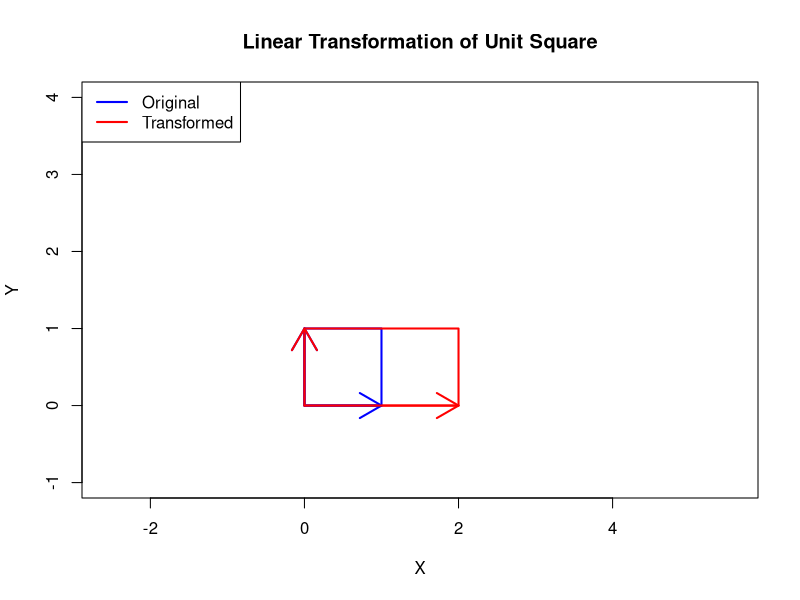
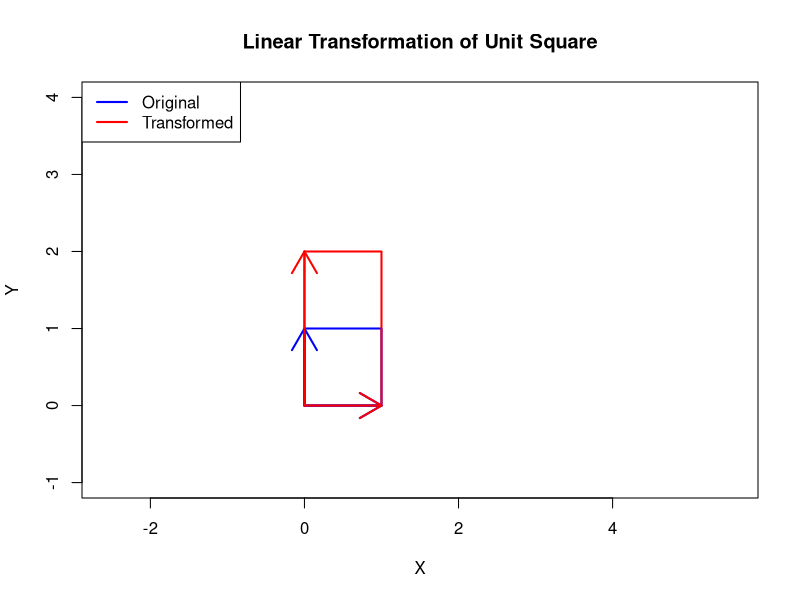
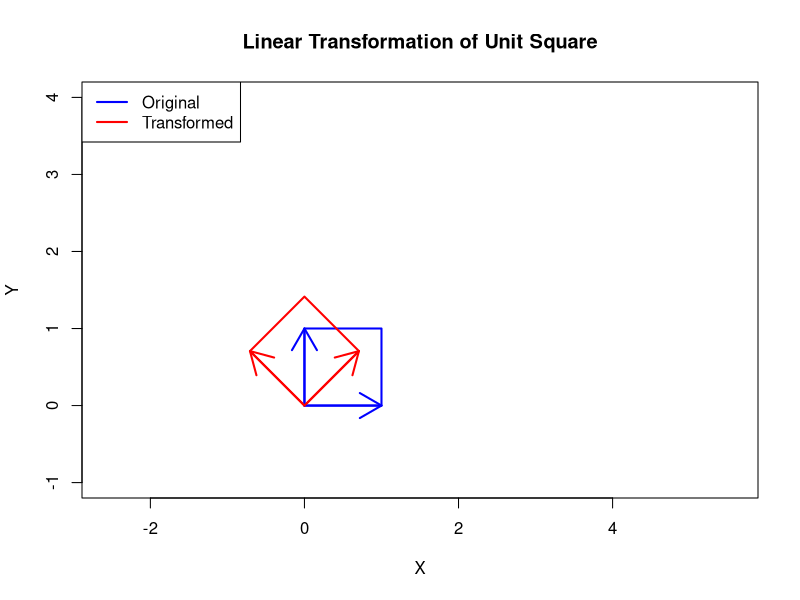
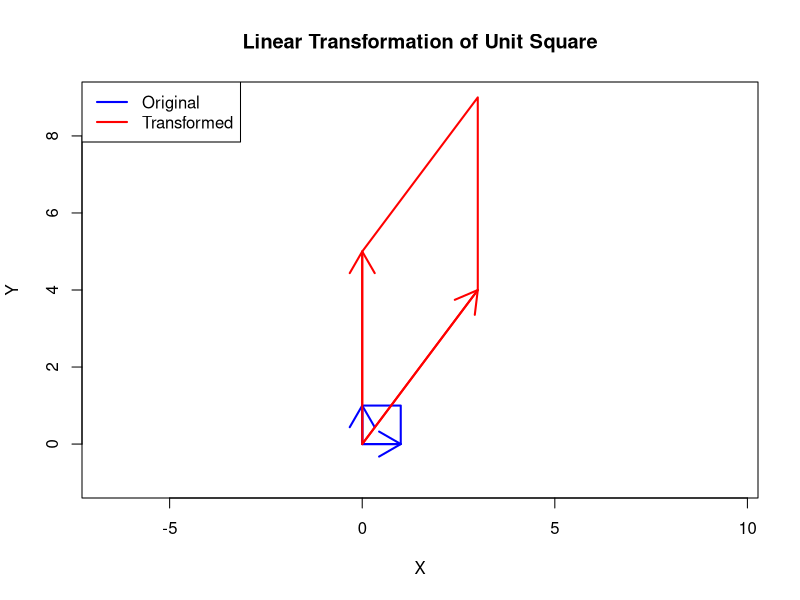

Recreate these plots in R, in order.
#Lecture 2 -> Notes

# Eigenvectors and eigenvalues
a = matrix(c(1,2,3,4,5,6, 7, 8, 9), nrow=3)
eig = eigen(a)
eig$vectors
eig$values

# (Must be symmetric for it to be PD or PSD) Positive Positive definite (PD) -> all eigenvalues > 0; positive semi-definite (PSD) -> all eigenvalues >= 0
eig$values > 0 # Not PD or PSD
isSymmetric(a)

A <- matrix(c(2, -1, -1, 2), nrow = 2)
isSymmetric(A)
eigen(A)$values #PD

# Transformations
plot_linear_transformation <- function(A) {
  if (!all(dim(A) == c(2, 2))) {
    stop("Matrix A must be 2x2.")
  }
  
  square <- matrix(c(0, 0,
                     1, 0,
                     1, 1,
                     0, 1,
                     0, 0), ncol = 2, byrow = TRUE)
  
  transformed_square <- t(A %*% t(square))
  
  e1 <- c(1, 0)
  e2 <- c(0, 1)
  Te1 <- A %*% e1
  Te2 <- A %*% e2
  
  plot(NULL, xlim = c(-1, max(4, transformed_square[,1])),
       ylim = c(-1, max(4, transformed_square[,2])),
       xlab = "X", ylab = "Y", asp = 1,
       main = "Linear Transformation of Unit Square")
  
  lines(square[,1], square[,2], col = "blue", lwd = 2)
  lines(transformed_square[,1], transformed_square[,2], col = "red", lwd = 2)
  
  arrows(0, 0, e1[1], e1[2], col = "blue", lwd = 2)
  arrows(0, 0, e2[1], e2[2], col = "blue", lwd = 2)
  
  arrows(0, 0, Te1[1], Te1[2], col = "red", lwd = 2)
  arrows(0, 0, Te2[1], Te2[2], col = "red", lwd = 2)
  
  legend("topleft", legend = c("Original", "Transformed"),
         col = c("blue", "red"), lwd = 2)
}

horizontal <- matrix(c(2, 0, 0, 1), nrow=2)
vertical <- matrix(c(1, 0, 0, 2), nrow=2)
rotation <- matrix(c(cos(pi/4), sin(pi/4), -sin(pi/4), cos(pi/4)), nrow=2)

plot_linear_transformation(horizontal)
plot_linear_transformation(vertical)
plot_linear_transformation(rotation)
plot_linear_transformation(matrix(c(3,4,0,5), nrow=2))

# SVD (Singular Value Decomposition) -> U (Rotation), D (Scaling), V' (Rotation)
svd_a = svd(a)
all.equal(svd_a$u %*% diag(svd_a$d) %*% t(svd_a$v), a)


# Orthogonal projection
# <<<<>>>>
# Projects y on x
project_vector <- function(y, x) {
  y <- as.matrix(y)
  x <- as.matrix(x)
  
  if (length(y) != length(x)) {
    stop("Vectors y and x must have the same length.")
  }

  scalar <- sum(y * x) / sum(x * x)
  proj <- scalar * x
  
  return(proj)
}

y = c(1, 4, 2)
x = c(0, 0, 1)
project_vector(y, x)

y = c(1, 4, 2)
x = c(2, 3, 1)
project_vector(y, x)


# Gram-SChmidt orthogonalization
library(pracma)
gramSchmidt(A)$Q

x1 <- c(1, 2, 3, 4, 5)
x2 <- c(2, 1, 0, -1, -2)
x3 <- c(3, 3, 3, 3, 3)
x4 <- c(1, -1, 1, 0, 1)

A <- cbind(x1, x2, x3, x4)
Q <- qr.Q(qr(A))
round(t(Q) %*% Q, 1)


# Orthocomplement space -> All vectors in R^n n that are orthogonal (at right angles) to every vector in 𝑉
library(MASS)

A <- matrix(c(1, 2, 3, 4, 5, 6, 7, 8, 9), nrow = 3)
V_orthocomplement <- Null(t(A))
t(A) %*% V_orthocomplement

# Projection to column space
library(pracma)
library(MASS)
orth(A)

# all.equal(orth(Y) %*% t(orth(Y)), Y%*%solve(t(Y)%*%Y)%*%t(Y)) <- orthonormal projection

get_orthogonal_projection <- function(A){
  proj = A %*% solve(t(A)%*%A) %*% t(A)
  return (proj)
}

get_orthogonal_projection_pseudoinverse <- function(A){
  proj = A %*% ginv(t(A)%*%A) %*% t(A)
  return (proj)
}

get_projection_onto_the_orthocomplement_space<- function(A){
  I <- diag(nrow(A))
  proj = I - (A %*% solve(t(A)%*%A) %*% t(A))
  return (proj)
}

get_projection_onto_the_orthocomplement_space_pseudoinverse<- function(A){
  I <- diag(nrow(A))
  proj = I - (A %*% ginv(t(A)%*%A) %*% t(A))
  return (proj)
}

get_orthogonal_projection_pseudoinverse(A)
get_projection_onto_the_orthocomplement_space_pseudoinverse(A)

# Testing functions: 
P = get_orthogonal_projection_pseudoinverse(A)
P_perp = get_projection_onto_the_orthocomplement_space_pseudoinverse(A)
proj_b <- P %*% A
proj_b_perp <- P_perp %*% A
all.equal(A, proj_b + proj_b_perp)


# Kroneker Delta
A <- matrix(c(1, 2, 3, 4, 5, 6, 7, 8, 9), nrow = 3)
B <- matrix(c(10, 20, 30, 40, 50, 60, 70, 80, 90), nrow = 3)
kronecker(A,B)

